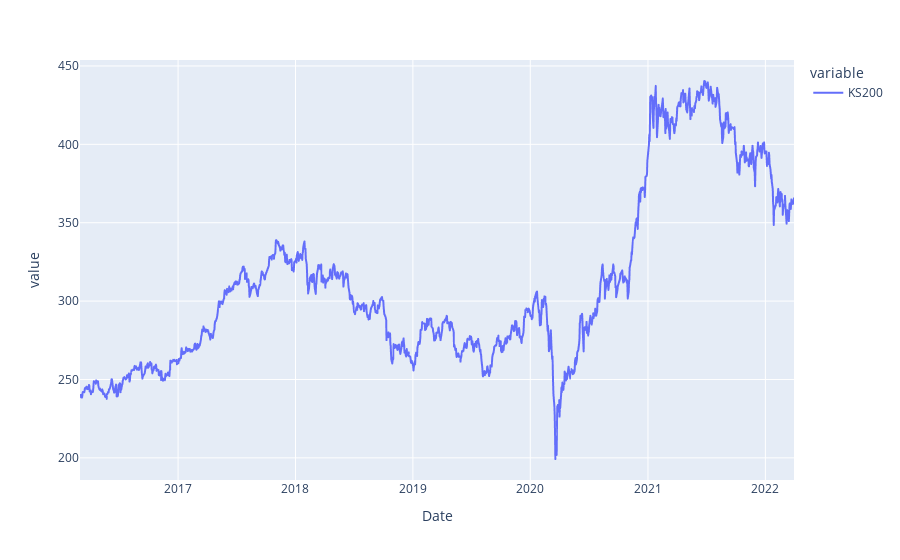

The cell this chart's notebook holds for it:
### Code cell
# 시각화 확인
fig = px.line(df, x='Date', y=['KS200'])
fig.show()

### Figure 1 — Plotly figure (JSON) as saved in the notebook; plotly's stock layout.template omitted (floating-point values rounded to 4 significant figures; data arrays with more than 128 entries replaced by an {"elided": "..."} marker saying what was removed)
{"data": [{"hovertemplate": "variable=KS200<br>Date=%{x}<br>value=%{y}<extra></extra>", "legendgroup": "KS200", "line": {"color": "#636efa", "dash": "solid"}, "marker": {"symbol": "circle"}, "mode": "lines", "name": "KS200", "showlegend": true, "type": "scattergl", "x": {"elided": "1496 str values"}, "xaxis": "x", "y": {"elided": "1496 float values"}, "yaxis": "y"}], "layout": {"legend": {"title": {"text": "variable"}, "tracegroupgap": 0}, "margin": {"t": 60}, "xaxis": {"anchor": "y", "domain": [0, 1], "title": {"text": "Date"}}, "yaxis": {"anchor": "x", "domain": [0, 1], "title": {"text": "value"}}}}
